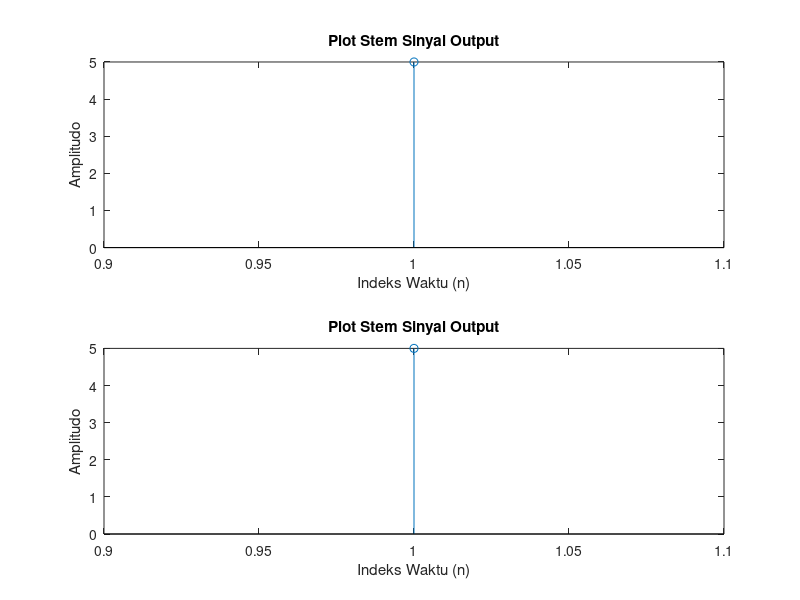

Write MATLAB code to recreate this figure.
% Input jumlah orde filter IIR
order = input('Masukkan jumlah orde filter IIR: ');

% Input koefisien rekursif
a = zeros(1, order); % Inisialisasi koefisien rekursif
for i = 1:order
    a(i) = input(['Masukkan koefisien rekursif a' num2str(i) ': ']);
end

% Input data masukan
disp("contoh: [1, 2, 3, 4, 5], Default : sin(4 PI t) -> fs : 25")
x = input('Masukkan data masukan : ');

% Gunakan nilai default jika input kosong
if isempty(x)
  % Sinyal sin parameters
    f = 2; % Frekuensi sinyal sin (contoh)
    fs = 25;
    ts = 1/fs;
    t = 0:ts:1; % Rentang waktu
    
    % Generate sinyal sin
    x = sin(2 * pi * f * t);
end


% Inisialisasi output dan state variables
y = zeros(size(x));
y_prev = zeros(1, order);

% Implementasi filter IIR
for n = 1:length(x)
    y(n) = x(n);
    for i = 1:order
        if n > i
            y(n) = y(n) + a(i) * y_prev(i);
        end
    end
    % Update state variables
    y_prev(2:end) = y_prev(1:end-1);
    y_prev(1) = y(n);
end

% Plot stem dari sinyal output
figure;
subplot(2,1,1);
stem(x);
title('Plot Stem Sinyal Output');
xlabel('Indeks Waktu (n)');
ylabel('Amplitudo');

subplot(2,1,2);
stem(y);
title('Plot Stem Sinyal Output');
xlabel('Indeks Waktu (n)');
ylabel('Amplitudo');

